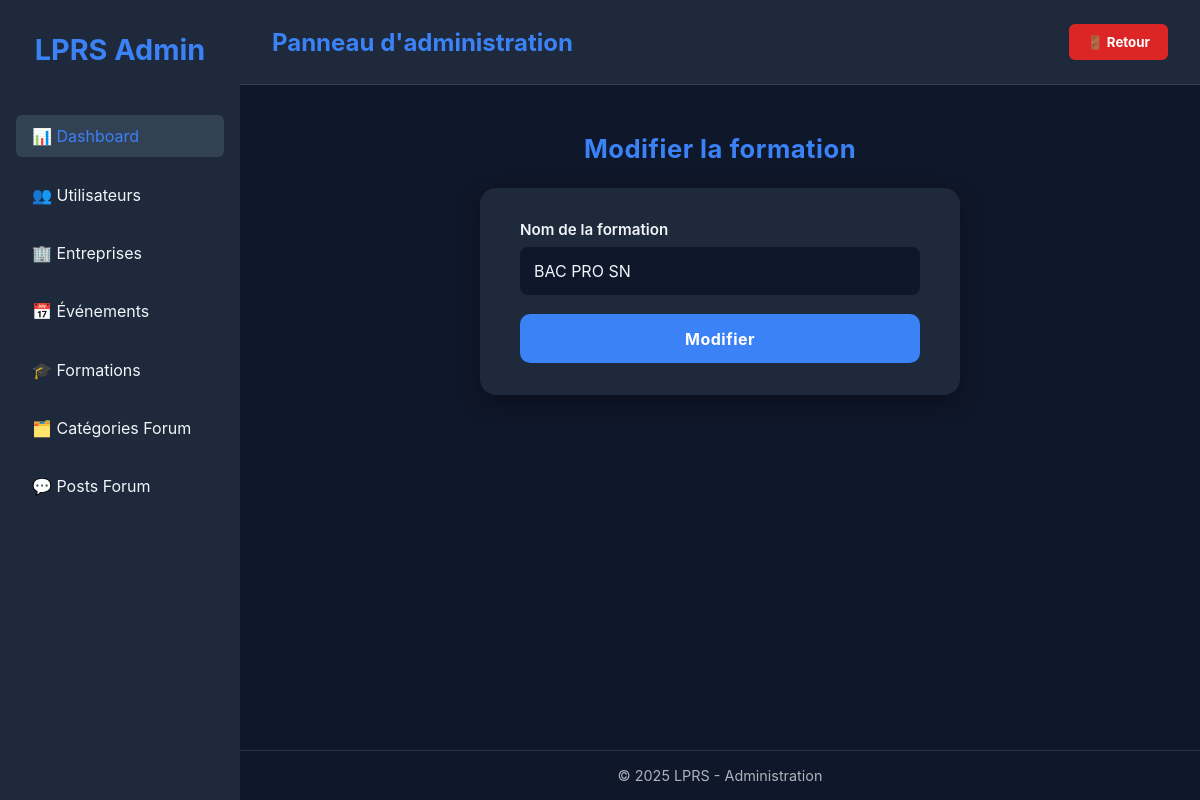
Before: /vue/page_admin/crud/ModifFormation.php?id=3 with the older database file.
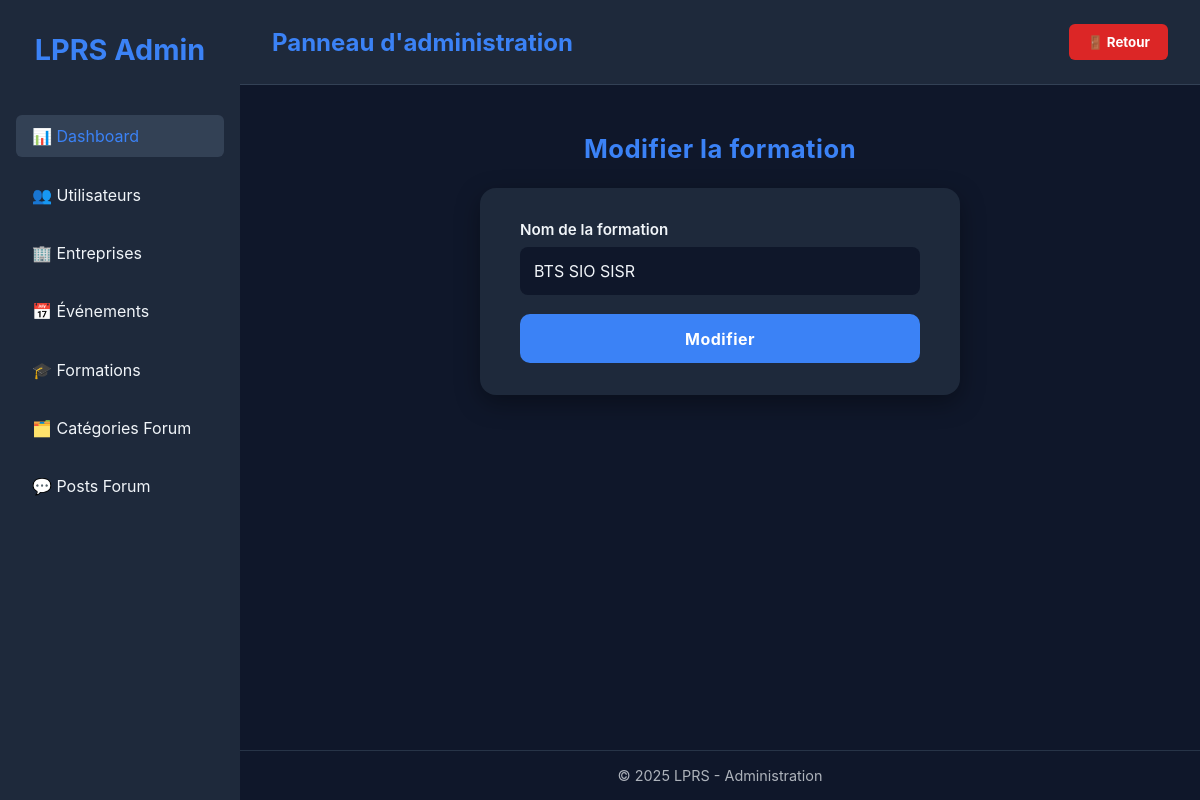
After: the same page with the newer database file.
### tables this page shows
CREATE TABLE IF NOT EXISTS `formation` (
  `id_formation` int NOT NULL AUTO_INCREMENT,
  `nom_formation` varchar(255) NOT NULL,
  PRIMARY KEY (`id_formation`)
);

### src/repository/FormationRepository.php (called while the page is built, shortened)
<?php
class FormationRepository
{
    private $bdd;
    public function __construct()
    {
        $this->bdd = new BDD();
    }
    public function detailFormation($id)
    {
        $sql = 'SELECT * FROM formation WHERE id_formation = :id';
        $req = $this->bdd->getBdd()->prepare($sql);
        $req->execute(['id' => $id]);
        return $req->fetch(PDO::FETCH_ASSOC);
    }
}

### src/bdd/BDD.php (called while the page is built)
<?php
class BDD
{
    private $bdd;
    public function __construct()
    {
            $this->bdd = new PDO('mysql:host=localhost;dbname=projetlprs;charset=utf8', 'root', '');
    }
    public function getBDD()
    {
        return $this->bdd;
    }
}

### src/modele/Formation.php (called while the page is built, shortened)
<?php
class Formation
{
    private $nomFormation;
    public function hydrate(array $donnees)
    {
        foreach ($donnees as $key => $value) {
            $method = 'set'.ucfirst($key);
        }
    }
    public function getNomFormation()
    {
        return $this->nomFormation;
    }
    public function setNomFormation($nomFormation)
    {
        $this->nomFormation = $nomFormation;
    }
}

### vue/page_admin/crud/ModifFormation.php (the view, shortened to what this page needs)
<?php
require_once "../../../src/bdd/BDD.php";
require_once "../../../src/repository/FormationRepository.php";
require_once "../../../src/modele/Formation.php";
$page = $_GET['page'] ?? 'dashboard';
$FormationRepository = new FormationRepository();
$formation = $FormationRepository->detailFormation($_GET["id"]);
$formation = new Formation([
        'idFormation' => $formation["id_formation"],
        'nomFormation' => $formation["nom_formation"]
]);
?>
<!DOCTYPE html>
<html lang="fr">
<head>
</head>
<body>
<aside class="sidebar">
    <div class="sidebar-header">
        <h2>LPRS Admin</h2>
    </div>
    <ul class="sidebar-menu">
        <li><a href="../../PageAdmin.php?page=dashboard" class="<?= ($page=='dashboard')?'active':'' ?>">📊 Dashboard</a></li>
        <li><a href="../../PageAdmin.php?page=utilisateur" class="<?= ($page=='utilisateur')?'active':'' ?>">👥 Utilisateurs</a></li>
        <li><a href="../../PageAdmin.php?page=entreprise" class="<?= ($page=='entreprise')?'active':'' ?>">🏢 Entreprises</a></li>
        <li><a href="../../PageAdmin.php?page=evenement" class="<?= ($page=='evenement')?'active':'' ?>">📅 Événements</a></li>
        <li><a href="../../PageAdmin.php?page=formation" class="<?= ($page=='formation')?'active':'' ?>">🎓 Formations</a></li>
        <li><a href="../../PageAdmin.php?page=categorie_forum" class="<?= ($page=='categorie_forum')?'active':'' ?>">🗂️ Catégories Forum</a></li>
        <li><a href="../../PageAdmin.php?page=post_forum" class="<?= ($page=='post_forum')?'active':'' ?>">💬 Posts Forum</a></li>
    </ul>
</aside>
<main class="main">
    <header class="topbar">
        <h1>Panneau d'administration</h1>
        <form action="../../PageAdmin.php" method="post" style="margin:0;">
            <button type="submit" class="logout-btn">🚪 Retour</button>
        </form>
    </header>
    <div class="content">
        <h2 class="form-title">Modifier la formation</h2>
        <form action="../../../src/traitement/Formation/TraitementModifFormation.php" method="post" class="add-form">
            <div class="form-group">
                <label for="nomFormation">Nom de la formation</label>
                <input type="text" id="nomFormation" name="nomFormation" value="<?=$formation->getNomFormation()?>">
            </div>
            <input type="submit" value="Modifier" class="btn-submit" >
        </form>
    </div>
    <footer class="footer">
        <p>&copy; 2025 LPRS - Administration</p>
    </footer>
</main>
</body>
</html>

Changed rows visible on the page:
changed formation: nomFormation "BAC PRO SN" → "BTS SIO SISR"
